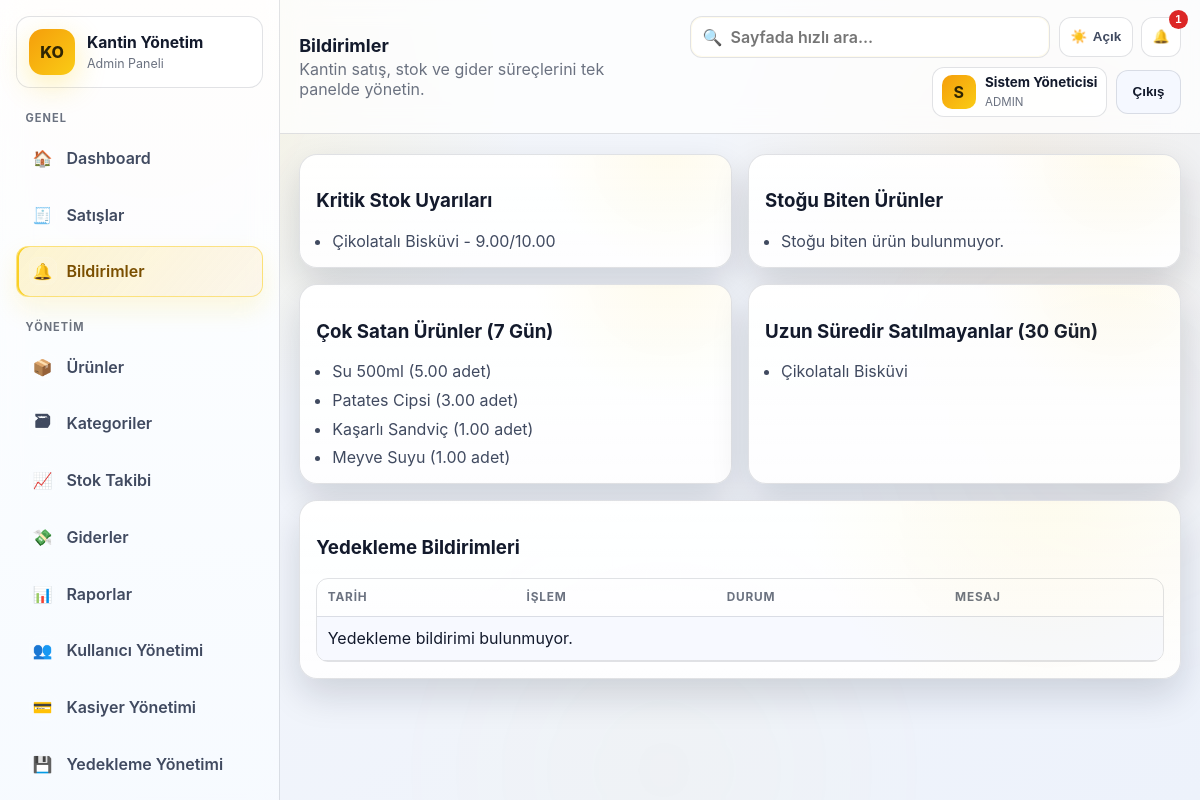
Page /modules/notifications/index.php (signed in) on the committed database.
### tables this page shows
CREATE TABLE products (
    id INT UNSIGNED AUTO_INCREMENT PRIMARY KEY,
    category_id INT UNSIGNED NOT NULL,
    product_name VARCHAR(140) NOT NULL,
    product_code VARCHAR(50) NOT NULL UNIQUE,
    barcode VARCHAR(80) NULL,
    purchase_price DECIMAL(10,2) NOT NULL DEFAULT 0,
    sale_price DECIMAL(10,2) NOT NULL,
    stock_quantity DECIMAL(10,2) NOT NULL DEFAULT 0,
    critical_level DECIMAL(10,2) NOT NULL DEFAULT 0,
    unit_type VARCHAR(20) NOT NULL DEFAULT 'adet',
    description TEXT NULL,
    status ENUM('aktif', 'pasif') NOT NULL DEFAULT 'aktif',
    created_at DATETIME NOT NULL DEFAULT CURRENT_TIMESTAMP,
    CONSTRAINT fk_products_category FOREIGN KEY (category_id) REFERENCES categories(id) ON DELETE RESTRICT
);

### config/config.php (called while the page is built, shortened)
<?php
function db(): PDO
{
    static $pdo = null;
    if ($pdo instanceof PDO) {
        return $pdo;
    }
    $dsn = sprintf('mysql:host=%s;port=%s;dbname=%s;charset=utf8mb4', DB_HOST, DB_PORT, DB_NAME);
    $pdo = new PDO($dsn, DB_USER, DB_PASS, [
        PDO::ATTR_ERRMODE => PDO::ERRMODE_EXCEPTION,
        PDO::ATTR_DEFAULT_FETCH_MODE => PDO::FETCH_ASSOC,
        PDO::ATTR_EMULATE_PREPARES => false,
    ]);
    $pdo->exec("SET NAMES utf8mb4 COLLATE utf8mb4_turkish_ci");
    $pdo->exec("SET collation_connection = 'utf8mb4_turkish_ci'");
    return $pdo;
}

### includes/functions.php (called while the page is built, shortened)
<?php
require_once __DIR__ . '/../config/config.php';
function e(string|int|float|null $value): string
{
    return htmlspecialchars((string) $value, ENT_QUOTES | ENT_SUBSTITUTE, 'UTF-8');
}
function fetch_all(string $sql, array $params = []): array
{
    $stmt = db()->prepare($sql);
    $stmt->execute($params);
    return $stmt->fetchAll();
}
function current_user(): ?array
{
    return $_SESSION['user'] ?? null;
}
function is_admin(): bool
{
    $user = current_user();
    return $user && ($user['role'] ?? '') === 'admin';
}

### includes/BackupManager.php (called while the page is built, shortened)
<?php
final class BackupManager
{
    private PDO $pdo;
    public function __construct(PDO $pdo, ?string $projectRoot = null)
    {
        $this->pdo = $pdo;
    }
    public function ensureSchema(): void
    {
        $this->pdo->exec(
            'CREATE TABLE IF NOT EXISTS backup_settings (
                id INT UNSIGNED AUTO_INCREMENT PRIMARY KEY,
                automatic_enabled TINYINT(1) NOT NULL DEFAULT 0,
                frequency ENUM("daily","weekly","monthly") NOT NULL DEFAULT "daily",
                backup_time CHAR(5) NOT NULL DEFAULT "03:00",
                max_backup_count INT UNSIGNED NOT NULL DEFAULT 30,
                backup_path VARCHAR(255) NOT NULL,
                auto_cleanup_enabled TINYINT(1) NOT NULL DEFAULT 1,
                last_success_at DATETIME NULL,
                last_failed_at DATETIME NULL,
                next_run_at DATETIME NULL,
                last_error TEXT NULL,
                updated_at DATETIME NOT NULL DEFAULT CURRENT_TIMESTAMP ON UPDATE CURRENT_TIMESTAMP
            ) ENGINE=InnoDB DEFAULT CHARSET=utf8mb4 COLLATE=utf8mb4_turkish_ci'
        );
        $this->pdo->exec(
            'CREATE TABLE IF NOT EXISTS backups (
                id INT UNSIGNED AUTO_INCREMENT PRIMARY KEY,
                file_name VARCHAR(255) NOT NULL,
                file_path VARCHAR(500) NOT NULL,
                backup_type ENUM("manuel","otomatik") NOT NULL DEFAULT "manuel",
                status ENUM("başarılı","başarısız","işleniyor") NOT NULL DEFAULT "işleniyor",
                file_size BIGINT UNSIGNED NOT NULL DEFAULT 0,
                checksum VARCHAR(128) NULL,
                error_message TEXT NULL,
                started_by INT UNSIGNED NULL,
                started_at DATETIME NOT NULL,
                finished_at DATETIME NULL,
                created_at DATETIME NOT NULL DEFAULT CURRENT_TIMESTAMP,
                CONSTRAINT fk_backups_user FOREIGN KEY (started_by) REFERENCES users(id) ON DELETE SET NULL,
                INDEX idx_backups_created (created_at)
            ) ENGINE=InnoDB DEFAULT CHARSET=utf8mb4 COLLATE=utf8mb4_turkish_ci'
        );
        $this->pdo->exec(
            'CREATE TABLE IF NOT EXISTS backup_logs (
                id INT UNSIGNED AUTO_INCREMENT PRIMARY KEY,
                backup_id INT UNSIGNED NULL,
                action VARCHAR(100) NOT NULL,
                status ENUM("başarılı","başarısız","bilgi") NOT NULL DEFAULT "bilgi",
                message TEXT NOT NULL,
                created_at DATETIME NOT NULL DEFAULT CURRENT_TIMESTAMP,
                CONSTRAINT fk_backup_logs_backup FOREIGN KEY (backup_id) REFERENCES backups(id) ON DELETE CASCADE,
                INDEX idx_backup_logs_created (created_at)
            ) ENGINE=InnoDB DEFAULT CHARSET=utf8mb4 COLLATE=utf8mb4_turkish_ci'
        );
    }
    public function getRecentLogs(int $limit = 100): array
    {
        $limit = max(1, min(300, $limit));
        $sql = 'SELECT bl.*, b.file_name
                FROM backup_logs bl
                LEFT JOIN backups b ON b.id = bl.backup_id
                ORDER BY bl.created_at DESC
                LIMIT ' . $limit;
        return $this->pdo->query($sql)->fetchAll(PDO::FETCH_ASSOC) ?: [];
    }
}

### modules/notifications/index.php (the view, shortened to what this page needs)
<?php
require_once __DIR__ . '/../../includes/functions.php';
$critical = fetch_all('SELECT product_name, stock_quantity, critical_level FROM products WHERE status="aktif" AND stock_quantity <= critical_level');
$outStock = fetch_all('SELECT product_name FROM products WHERE status="aktif" AND stock_quantity <= 0');
$topSold = fetch_all(
    'SELECT p.product_name, SUM(si.quantity) AS qty
     FROM sale_items si
     INNER JOIN sales s ON s.id = si.sale_id
     INNER JOIN products p ON p.id = si.product_id
     WHERE s.status IN ("tamamlandı","tamamlandÄ±") AND s.sale_date >= DATE_SUB(CURDATE(), INTERVAL 7 DAY)
     GROUP BY si.product_id, p.product_name
     ORDER BY qty DESC LIMIT 5'
);
$notSold = fetch_all(
    'SELECT p.product_name
     FROM products p
     LEFT JOIN sale_items si ON si.product_id = p.id
     LEFT JOIN sales s ON s.id = si.sale_id AND s.status IN ("tamamlandı","tamamlandÄ±") AND s.sale_date >= DATE_SUB(CURDATE(), INTERVAL 30 DAY)
     WHERE p.status="aktif"
     GROUP BY p.id, p.product_name
     HAVING COUNT(s.id) = 0
     ORDER BY p.product_name'
);
$backupEvents = [];
if (is_admin()) {
    require_once __DIR__ . '/../../includes/BackupManager.php';
    $backupManager = new BackupManager(db(), dirname(__DIR__, 2));
    $backupManager->ensureSchema();
    $backupEvents = $backupManager->getRecentLogs(15);
}
require __DIR__ . '/../../includes/header.php';
?>
<div class="grid two">
    <section class="card">
        <h3>Kritik Stok Uyarıları</h3>
        <ul class="list">
            <?php foreach ($critical as $row): ?>
                <li><?= e((string) $row['product_name']) ?> - <?= e((string) $row['stock_quantity']) ?>/<?= e((string) $row['critical_level']) ?></li>
            <?php endforeach; ?>
        </ul>
    </section>
    <section class="card">
        <h3>Stoğu Biten Ürünler</h3>
        <ul class="list">
            <?php if (!$outStock): ?><li>Stoğu biten ürün bulunmuyor.</li><?php endif; ?>
        </ul>
    </section>
</div>
<div class="grid two">
    <section class="card">
        <h3>Çok Satan Ürünler (7 Gün)</h3>
        <ul class="list">
            <?php foreach ($topSold as $row): ?>
                <li><?= e((string) $row['product_name']) ?> (<?= e((string) $row['qty']) ?> adet)</li>
            <?php endforeach; ?>
        </ul>
    </section>
    <section class="card">
        <h3>Uzun Süredir Satılmayanlar (30 Gün)</h3>
        <ul class="list">
            <?php foreach ($notSold as $row): ?>
                <li><?= e((string) $row['product_name']) ?></li>
            <?php endforeach; ?>
        </ul>
    </section>
</div>
<?php if (is_admin()): ?>
<section class="card">
    <h3>Yedekleme Bildirimleri</h3>
    <div class="table-wrap">
        <table class="table">
            <thead><tr><th>Tarih</th><th>İşlem</th><th>Durum</th><th>Mesaj</th></tr></thead>
            <tbody>
            <?php if (!$backupEvents): ?><tr><td colspan="4">Yedekleme bildirimi bulunmuyor.</td></tr><?php endif; ?>
            </tbody>
        </table>
    </div>
</section>
<?php endif; ?>
<?php require __DIR__ . '/../../includes/footer.php'; ?>

### assets/css/style.css (style rules this page uses)
:root { --bg-primary: #090b11; --bg-secondary: #0f172a; --bg-tertiary: #0b1221; --panel-bg: rgba(15, 23, 42, 0.78); --card-bg: rgba(17, 24, 39, 0.78); --card-solid: #111827; --card-soft: rgba(30, 41, 59, 0.65); --text-primary: #f8fafc; --text-secondary: #cbd5e1; --text-muted: #94a3b8; --border-color: rgba(255, 255, 255, 0.14); --shadow-color: rgba(2, 6, 23, 0.6); --accent: #facc15; --accent-2: #f59e0b; --accent-soft: rgba(250, 204, 21, 0.16); --success: #22c55e; --warning: #f59e0b; --danger: #ef4444; --info: #38bdf8; --sidebar-width: 280px; --radius: 18px; }
html[data-theme="light"] { --bg-primary: #f5f7fb; --bg-secondary: #edf2fb; --bg-tertiary: #e5ebf7; --panel-bg: rgba(255, 255, 255, 0.82); --card-bg: rgba(255, 255, 255, 0.9); --card-solid: #ffffff; --card-soft: rgba(244, 247, 255, 0.95); --text-primary: #131a2c; --text-secondary: #404a60; --text-muted: #6b7280; --border-color: rgba(15, 23, 42, 0.12); --shadow-color: rgba(15, 23, 42, 0.15); --accent: #f59e0b; --accent-2: #facc15; --accent-soft: rgba(245, 158, 11, 0.18); --success: #16a34a; --warning: #d97706; --danger: #dc2626; --info: #0284c7; }
* { box-sizing: border-box; }
html, body { margin: 0; padding: 0; }
html, body { max-width: 100%; overflow-x: hidden; }
body { font-family: "Inter", "Segoe UI", Tahoma, sans-serif; color: var(--text-primary); background: radial-gradient(circle at 15% 10%, rgba(250, 204, 21, .11), transparent 28%), radial-gradient(circle at 85% 20%, rgba(245, 158, 11, .08), transparent 26%), linear-gradient(145deg, var(--bg-primary), var(--bg-secondary)); background-attachment: fixed; }
* { scrollbar-width: thin; scrollbar-color: color-mix(in srgb, var(--accent) 55%, #6b7280) color-mix(in srgb, var(--bg-secondary) 88%, #0b1221); }
.app-shell { min-height: 100vh; }
.content > * { animation: reveal .34s ease; }
.card { position: relative; overflow: hidden; isolation: isolate; background: linear-gradient(180deg, color-mix(in srgb, var(--card-solid) 94%, transparent), color-mix(in srgb, var(--card-solid) 90%, transparent)); border: 1px solid var(--border-color); border-radius: var(--radius); padding: 1rem; margin-bottom: 1rem; box-shadow: 0 16px 36px var(--shadow-color); backdrop-filter: none; transition: .25s ease; }
.card::before { content: ""; position: absolute; inset: 0; background: radial-gradient(circle at 85% -10%, rgba(250, 204, 21, .08), transparent 32%); pointer-events: none; }
.grid { display: grid; gap: 1rem; }
.grid.two { grid-template-columns: repeat(2, minmax(0, 1fr)); }
.table-wrap { overflow: auto; border: 1px solid var(--border-color); border-radius: 12px; }
.table { width: 100%; border-collapse: collapse; min-width: 640px; }
.table th, .table td { text-align: left; padding: .72rem .66rem; border-bottom: 1px solid var(--border-color); vertical-align: top; }
.table th { font-size: .74rem; text-transform: uppercase; letter-spacing: .07em; color: var(--text-muted); }
.table tbody tr:nth-child(odd) td { background: color-mix(in srgb, var(--card-soft) 75%, transparent); }
.list { margin: 0; padding-left: 1rem; display: grid; gap: .54rem; color: var(--text-secondary); }

### rows in the picture
products: product_name "Çikolatalı Bisküvi", stock_quantity "9.00", critical_level "10.00"

### other values in the picture
$pageTitle "Bildirimler"
$notificationCount "1"
mb_substr((string) $user['full_name'], 0, 1, 'UTF-8') "S"
$user['full_name'] "Sistem Yöneticisi"
mb_strtoupper((string) $user['role'], 'UTF-8') "ADMIN"
$row['product_name'] "Su 500ml"
$row['qty'] "5.00"
$row['product_name'] "Patates Cipsi"
$row['qty'] "3.00"
$row['product_name'] "Kaşarlı Sandviç"
$row['qty'] "1.00"
$row['product_name'] "Meyve Suyu"
$row['product_name'] "Çikolatalı Bisküvi"
